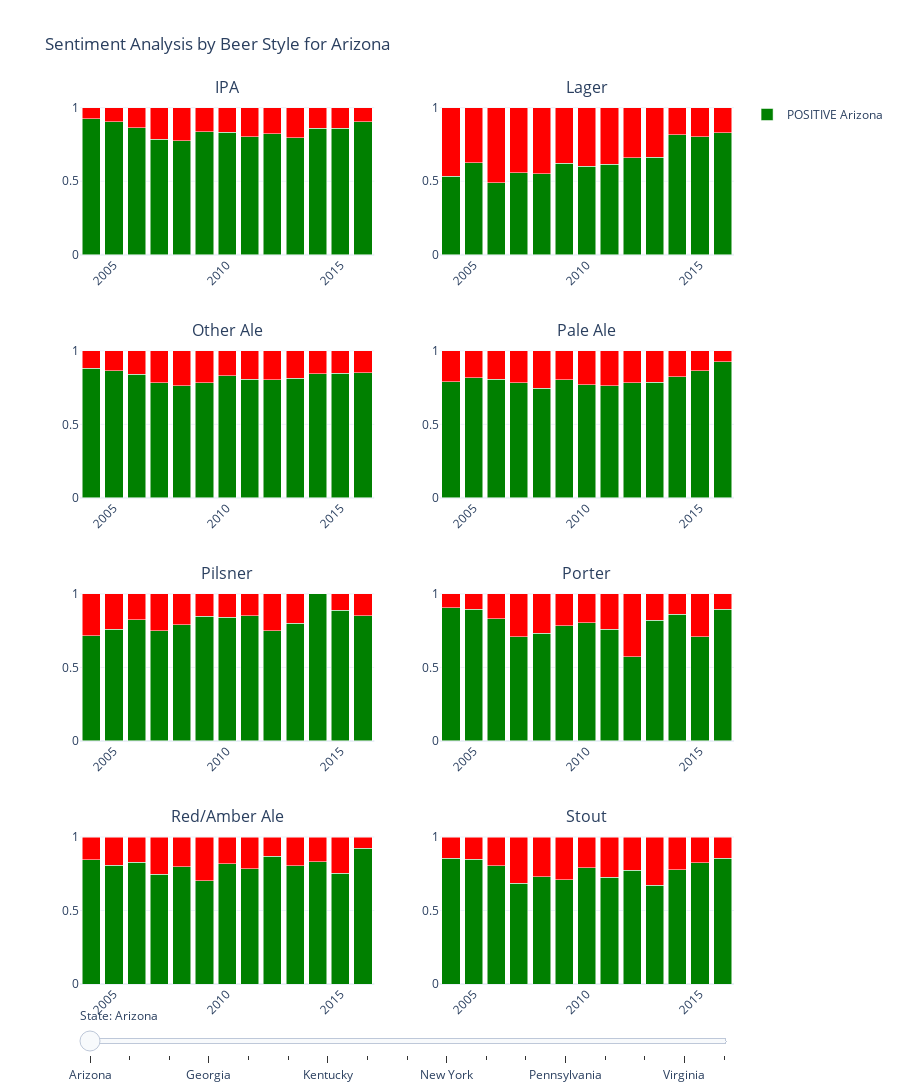

The code cell stored with this chart in its notebook:
### Markdown cell above
The plot shows trends in change of fraction of both positive and negative sentiment counts for some subset of states (we will speak more about this subset later, but these are essentially states on which we found election poll results for every election year in time frame 2004-2016).  

The previously observed trend of Lagers not being favoured is reflected here as well, with the fraction of positive reviews for them being substantially lower compared to other beer styles across all states. High fraction of positive reviews (around 80%) for most of the years, beer styles and states reflects general affinity of reviewers to leave positive comments and also high ratings.

Potentially, with more broader emotional sentiment analysis we could've captured somewhat different results, however that would've increased the dimensionality of our already high-dimensional problem and make analysis more complex so we stayed with this choice. Thus, since the positive sentiment fraction is rather large for all beer styles, although we will include it into our analysis, it won’t be in the focus.

### Code cell
# Loading and filtering sentiments
sentiment_path = data_dir_path / "generated" / "reviews2_df.pkl"

sentiment_reviews = reviews_processing.Reviews(users_path, sentiment_path)
per_sentiment = sentiment_reviews.posneg_sentiment_aggregation_counts(all_states=False)
per_sentiment_filt = per_sentiment[per_sentiment['year'].isin(year_list)]

fig_years = plotting_utils.plot_sentiment_posneg_states(per_sentiment_filt)
